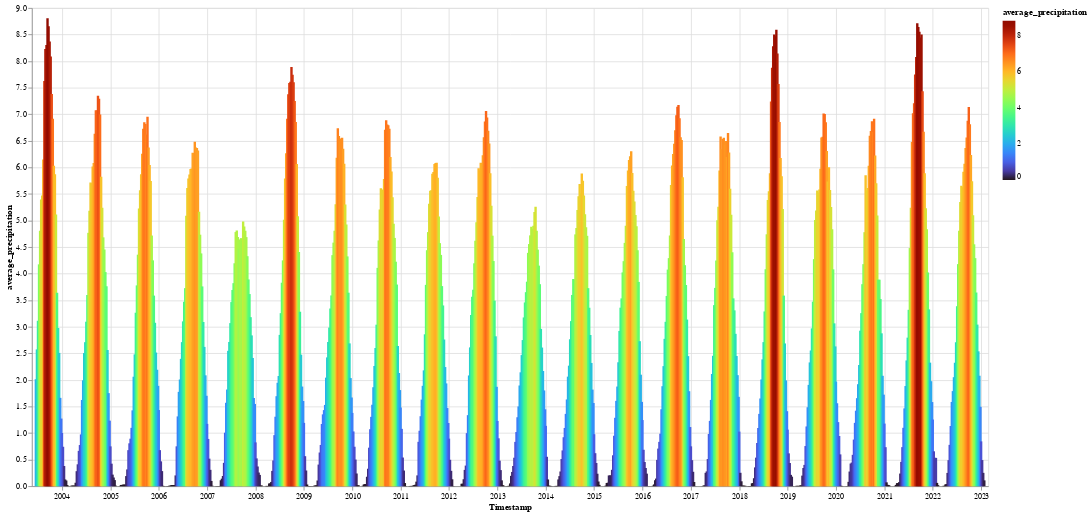

Source (notebook cell):
### Code cell
alt.Chart(precipitation_df2).mark_bar(size=3).encode(
    x='Timestamp:T',
    y='average_precipitation:Q',
    color=alt.Color(
        'average_precipitation:Q', scale=alt.Scale(scheme='turbo', domain=(precipitation_df2.average_precipitation.min(),precipitation_df2.average_precipitation.max()))),
    tooltip=[
        alt.Tooltip('Timestamp:T', title='Date'),
        alt.Tooltip('average_precipitation:Q', title='average_precipitation')
    ]).properties(width=1200, height=600)

### Figure 1 — Vega-Lite specification as saved in the notebook (floating-point values rounded to 4 significant figures; data arrays with more than 128 entries replaced by an {"elided": "..."} marker saying what was removed)
{"config": {"view": {"continuousWidth": 400, "continuousHeight": 300}}, "data": {"name": "data-c531ab2816fac17112b3df2c805e17e2"}, "mark": {"type": "bar", "size": 3}, "encoding": {"color": {"field": "average_precipitation", "scale": {"domain": [0.0, 8.806], "scheme": "turbo"}, "type": "quantitative"}, "tooltip": [{"field": "Timestamp", "title": "Date", "type": "temporal"}, {"field": "average_precipitation", "title": "average_precipitation", "type": "quantitative"}], "x": {"field": "Timestamp", "type": "temporal"}, "y": {"field": "average_precipitation", "type": "quantitative"}}, "height": 600, "width": 1200, "$schema": "https://vega.github.io/schema/vega-lite/v4.17.0.json", "datasets": {"data-c531ab2816fac17112b3df2c805e17e2": {"elided": "903 records"}}}
